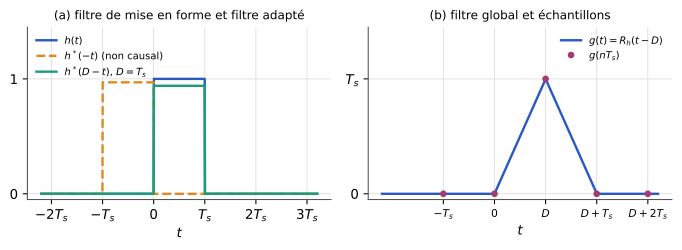

Write the Python code that produced this figure.
"""Figure — Filtre adapté à une porte, version causale et filtre global (TS227, chapitre 4).
D'après les notes de cours [notes, f. 4 v°] et la correction du TD [td-correction, p. 10-11, fig. 4 à 6], redessinée. Retard choisi D = Ts."""
import matplotlib
matplotlib.use("svg")
import matplotlib.pyplot as plt
import matplotlib.ticker as mticker
import numpy as np
from pathlib import Path

# --- Style commun des figures Bristol (recopié dans chaque script) ---
plt.rcParams.update({
    "font.family": "DejaVu Sans", "mathtext.fontset": "dejavusans", "font.size": 10,
    "axes.grid": True, "grid.color": "#DADADA", "grid.linewidth": 0.6,
    "axes.edgecolor": "#555555", "axes.linewidth": 0.8,
    "axes.spines.top": False, "axes.spines.right": False,
    "lines.linewidth": 1.8, "legend.frameon": False,
    "svg.hashsalt": "bristol",  # rendu SVG reproductible
})
BLEU, VERT, MAGENTA, ORANGE = "#2B59C3", "#1B9E77", "#A23B72", "#E08A1E"
GRIS = "#7E889B"   # éléments ajoutés par rapport à la source (conventions.md § 9)
ENCRE = "#222222"

def virgule(ax, axes="xy"):
    """Virgule décimale et vrai signe moins sur les graduations."""
    f = mticker.FuncFormatter(lambda x, _: f"{x:g}".replace(".", ",").replace("-", "−"))
    if "x" in axes: ax.xaxis.set_major_formatter(f)
    if "y" in axes: ax.yaxis.set_major_formatter(f)

def sauver(fig):
    fig.savefig(Path(__file__).with_suffix(".svg"), bbox_inches="tight", metadata={"Date": None})
# --- Fin du style commun ---
Ts, D = 1.0, 1.0
t = np.linspace(-2.2, 3.2, 2201)
porte = lambda x: ((x >= 0) & (x < Ts)).astype(float)
fig, (a1, a2) = plt.subplots(1, 2, figsize=(7.2, 2.7), sharey=False)
a1.plot(t, porte(t), color=BLEU, label=r"$h(t)$")
a1.plot(t, porte(-t) * 0.97, color=ORANGE, ls="--", label=r"$h^*(-t)$ (non causal)")
a1.plot(t, porte(D - t) * 0.94, color=VERT, label=r"$h^*(D - t)$, $D = T_s$")
a1.set_xticks([-2, -1, 0, 1, 2, 3]); a1.set_xticklabels([r"$-2T_s$", r"$-T_s$", "$0$", r"$T_s$", r"$2T_s$", r"$3T_s$"])
a1.set_ylim(-0.05, 1.45); a1.set_yticks([0, 1]); a1.set_title("(a) filtre de mise en forme et filtre adapté", fontsize=9)
a1.legend(fontsize=7.5, loc="upper left")
g = np.clip(Ts - np.abs(t - D), 0, None)
a2.plot(t, g, color=BLEU, label=r"$g(t) = R_h(t - D)$")
k = np.arange(-1, 4)
a2.plot(D + k * Ts - D, np.clip(Ts - np.abs(k * Ts - D), 0, None), "o", color=MAGENTA, ms=4, label=r"$g(nT_s)$")
a2.set_xticks([-1, 0, 1, 2, 3]); a2.set_xticklabels([r"$-T_s$", "$0$", r"$D$", r"$D + T_s$", r"$D + 2T_s$"], fontsize=8)
a2.set_yticks([0, 1]); a2.set_yticklabels(["$0$", r"$T_s$"]); a2.set_ylim(-0.05, 1.45)
a2.set_title("(b) filtre global et échantillons", fontsize=9)
a2.legend(fontsize=7.5, loc="upper right")
for ax in (a1, a2): ax.set_xlabel("$t$")
fig.tight_layout()
sauver(fig)
